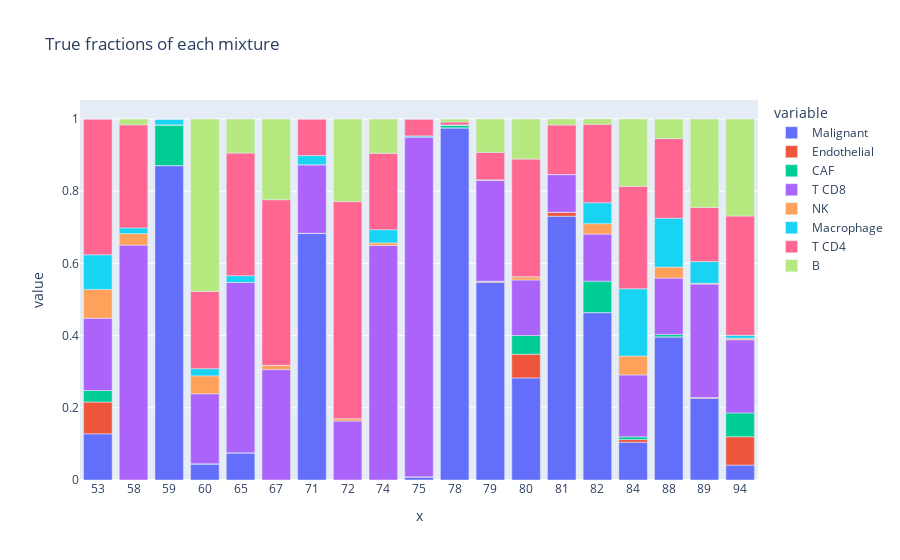

This figure's notebook cell:
### Code cell
fig = px.bar(
    fractions_truth,  #.astype(index={"mixture_id": str}),
    x=fractions_truth.index.astype(str),
    y=fractions_truth.columns,
    title="True fractions of each mixture"
)

fig.show()

### Figure 1 — Plotly figure (JSON) as saved in the notebook; plotly's stock layout.template omitted (floating-point values rounded to 4 significant figures)
{"data": [{"alignmentgroup": "True", "hovertemplate": "variable=Malignant<br>x=%{x}<br>value=%{y}<extra></extra>", "legendgroup": "Malignant", "marker": {"color": "#636efa", "pattern": {"shape": ""}}, "name": "Malignant", "offsetgroup": "Malignant", "orientation": "v", "showlegend": true, "textposition": "auto", "type": "bar", "x": ["53", "58", "59", "60", "65", "67", "71", "72", "74", "75", "78", "79", "80", "81", "82", "84", "88", "89", "94"], "xaxis": "x", "y": [0.128, 0, 0.871, 0.0448, 0.0755, 0, 0.6835, 0, 0, 0.0087, 0.9756, 0.5474, 0.2828, 0.7308, 0.4638, 0.1045, 0.3966, 0.2263, 0.0413], "yaxis": "y"}, {"alignmentgroup": "True", "hovertemplate": "variable=Endothelial<br>x=%{x}<br>value=%{y}<extra></extra>", "legendgroup": "Endothelial", "marker": {"color": "#EF553B", "pattern": {"shape": ""}}, "name": "Endothelial", "offsetgroup": "Endothelial", "orientation": "v", "showlegend": true, "textposition": "auto", "type": "bar", "x": ["53", "58", "59", "60", "65", "67", "71", "72", "74", "75", "78", "79", "80", "81", "82", "84", "88", "89", "94"], "xaxis": "x", "y": [0.088, 0, 0, 0, 0, 0, 0, 0, 0, 0, 0, 0.0023, 0.0656, 0.011, 0, 0.0075, 0, 0.0023, 0.0785], "yaxis": "y"}, {"alignmentgroup": "True", "hovertemplate": "variable=CAF<br>x=%{x}<br>value=%{y}<extra></extra>", "legendgroup": "CAF", "marker": {"color": "#00cc96", "pattern": {"shape": ""}}, "name": "CAF", "offsetgroup": "CAF", "orientation": "v", "showlegend": true, "textposition": "auto", "type": "bar", "x": ["53", "58", "59", "60", "65", "67", "71", "72", "74", "75", "78", "79", "80", "81", "82", "84", "88", "89", "94"], "xaxis": "x", "y": [0.032, 0, 0.1129, 0, 0, 0, 0, 0, 0, 0, 0.0081, 0.0012, 0.052, 0, 0.087, 0.0075, 0.0068, 0, 0.0661], "yaxis": "y"}, {"alignmentgroup": "True", "hovertemplate": "variable=T CD8<br>x=%{x}<br>value=%{y}<extra></extra>", "legendgroup": "T CD8", "marker": {"color": "#ab63fa", "pattern": {"shape": ""}}, "name": "T CD8", "offsetgroup": "T CD8", "orientation": "v", "showlegend": true, "textposition": "auto", "type": "bar", "x": ["53", "58", "59", "60", "65", "67", "71", "72", "74", "75", "78", "79", "80", "81", "82", "84", "88", "89", "94"], "xaxis": "x", "y": [0.2, 0.6508, 0, 0.194, 0.4717, 0.3059, 0.1899, 0.1634, 0.6496, 0.9417, 0, 0.2795, 0.1538, 0.1044, 0.1304, 0.1716, 0.1559, 0.3141, 0.2025], "yaxis": "y"}, {"alignmentgroup": "True", "hovertemplate": "variable=NK<br>x=%{x}<br>value=%{y}<extra></extra>", "legendgroup": "NK", "marker": {"color": "#FFA15A", "pattern": {"shape": ""}}, "name": "NK", "offsetgroup": "NK", "orientation": "v", "showlegend": true, "textposition": "auto", "type": "bar", "x": ["53", "58", "59", "60", "65", "67", "71", "72", "74", "75", "78", "79", "80", "81", "82", "84", "88", "89", "94"], "xaxis": "x", "y": [0.08, 0.0317, 0, 0.0498, 0, 0.0118, 0, 0.0065, 0.0073, 0, 0, 0.0012, 0.009, 0, 0.029, 0.0522, 0.0305, 0.0023, 0.0041], "yaxis": "y"}, {"alignmentgroup": "True", "hovertemplate": "variable=Macrophage<br>x=%{x}<br>value=%{y}<extra></extra>", "legendgroup": "Macrophage", "marker": {"color": "#19d3f3", "pattern": {"shape": ""}}, "name": "Macrophage", "offsetgroup": "Macrophage", "orientation": "v", "showlegend": true, "textposition": "auto", "type": "bar", "x": ["53", "58", "59", "60", "65", "67", "71", "72", "74", "75", "78", "79", "80", "81", "82", "84", "88", "89", "94"], "xaxis": "x", "y": [0.096, 0.0159, 0.0161, 0.0199, 0.0189, 0, 0.0253, 0, 0.0365, 0.0029, 0, 0, 0, 0, 0.058, 0.1866, 0.1356, 0.06, 0.0083], "yaxis": "y"}, {"alignmentgroup": "True", "hovertemplate": "variable=T CD4<br>x=%{x}<br>value=%{y}<extra></extra>", "legendgroup": "T CD4", "marker": {"color": "#FF6692", "pattern": {"shape": ""}}, "name": "T CD4", "offsetgroup": "T CD4", "orientation": "v", "showlegend": true, "textposition": "auto", "type": "bar", "x": ["53", "58", "59", "60", "65", "67", "71", "72", "74", "75", "78", "79", "80", "81", "82", "84", "88", "89", "94"], "xaxis": "x", "y": [0.376, 0.2857, 0, 0.2139, 0.3396, 0.4588, 0.1013, 0.6013, 0.2117, 0.0466, 0.0081, 0.076, 0.3258, 0.1374, 0.2174, 0.2836, 0.2203, 0.1501, 0.3306], "yaxis": "y"}, {"alignmentgroup": "True", "hovertemplate": "variable=B<br>x=%{x}<br>value=%{y}<extra></extra>", "legendgroup": "B", "marker": {"color": "#B6E880", "pattern": {"shape": ""}}, "name": "B", "offsetgroup": "B", "orientation": "v", "showlegend": true, "textposition": "auto", "type": "bar", "x": ["53", "58", "59", "60", "65", "67", "71", "72", "74", "75", "78", "79", "80", "81", "82", "84", "88", "89", "94"], "xaxis": "x", "y": [0, 0.0159, 0, 0.4776, 0.0943, 0.2235, 0, 0.2288, 0.0949, 0, 0.0081, 0.0924, 0.1109, 0.0165, 0.0145, 0.1866, 0.0542, 0.2448, 0.2686], "yaxis": "y"}], "layout": {"autosize": true, "barmode": "relative", "legend": {"title": {"text": "variable"}, "tracegroupgap": 0}, "title": {"text": "True fractions of each mixture"}, "xaxis": {"anchor": "y", "autorange": true, "domain": [0, 1], "range": [-0.5, 18.5], "title": {"text": "x"}, "type": "category"}, "yaxis": {"anchor": "x", "autorange": true, "domain": [0, 1], "range": [0, 1.053], "title": {"text": "value"}, "type": "linear"}}}
